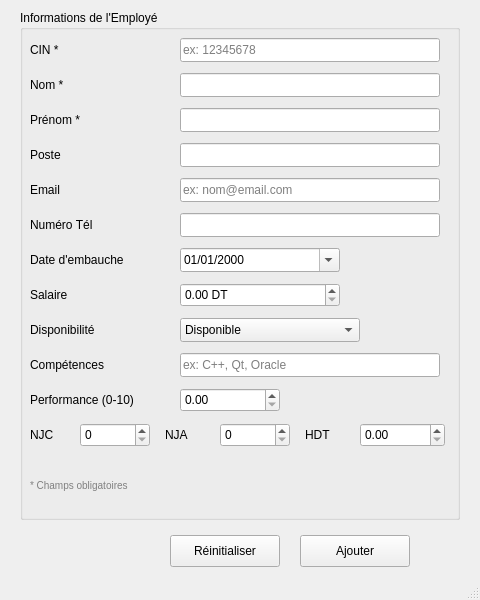
<?xml version="1.0" encoding="UTF-8"?>
<ui version="4.0">
 <class>MainWindow</class>
 <widget class="QMainWindow" name="MainWindow">
  <property name="geometry">
   <rect><x>0</x><y>0</y><width>480</width><height>600</height></rect>
  </property>
  <property name="windowTitle">
   <string>Ajouter un Employé</string>
  </property>
  <widget class="QWidget" name="centralWidget">
   <widget class="QGroupBox" name="groupBox">
    <property name="geometry">
     <rect><x>20</x><y>10</y><width>440</width><height>510</height></rect>
    </property>
    <property name="title"><string>Informations de l'Employé</string></property>

    <widget class="QLabel" name="label_cin">
     <property name="geometry"><rect><x>10</x><y>30</y><width>140</width><height>20</height></rect></property>
     <property name="text"><string>CIN *</string></property>
    </widget>
    <widget class="QLineEdit" name="lineEdit_cin">
     <property name="geometry"><rect><x>160</x><y>28</y><width>260</width><height>24</height></rect></property>
     <property name="placeholderText"><string>ex: 12345678</string></property>
    </widget>

    <widget class="QLabel" name="label_nom">
     <property name="geometry"><rect><x>10</x><y>65</y><width>140</width><height>20</height></rect></property>
     <property name="text"><string>Nom *</string></property>
    </widget>
    <widget class="QLineEdit" name="lineEdit_nom">
     <property name="geometry"><rect><x>160</x><y>63</y><width>260</width><height>24</height></rect></property>
    </widget>

    <widget class="QLabel" name="label_prenom">
     <property name="geometry"><rect><x>10</x><y>100</y><width>140</width><height>20</height></rect></property>
     <property name="text"><string>Prénom *</string></property>
    </widget>
    <widget class="QLineEdit" name="lineEdit_prenom">
     <property name="geometry"><rect><x>160</x><y>98</y><width>260</width><height>24</height></rect></property>
    </widget>

    <widget class="QLabel" name="label_poste">
     <property name="geometry"><rect><x>10</x><y>135</y><width>140</width><height>20</height></rect></property>
     <property name="text"><string>Poste</string></property>
    </widget>
    <widget class="QLineEdit" name="lineEdit_poste">
     <property name="geometry"><rect><x>160</x><y>133</y><width>260</width><height>24</height></rect></property>
    </widget>

    <widget class="QLabel" name="label_email">
     <property name="geometry"><rect><x>10</x><y>170</y><width>140</width><height>20</height></rect></property>
     <property name="text"><string>Email</string></property>
    </widget>
    <widget class="QLineEdit" name="lineEdit_email">
     <property name="geometry"><rect><x>160</x><y>168</y><width>260</width><height>24</height></rect></property>
     <property name="placeholderText"><string>ex: nom@email.com</string></property>
    </widget>

    <widget class="QLabel" name="label_tel">
     <property name="geometry"><rect><x>10</x><y>205</y><width>140</width><height>20</height></rect></property>
     <property name="text"><string>Numéro Tél</string></property>
    </widget>
    <widget class="QLineEdit" name="lineEdit_tel">
     <property name="geometry"><rect><x>160</x><y>203</y><width>260</width><height>24</height></rect></property>
    </widget>

    <widget class="QLabel" name="label_date">
     <property name="geometry"><rect><x>10</x><y>240</y><width>140</width><height>20</height></rect></property>
     <property name="text"><string>Date d'embauche</string></property>
    </widget>
    <widget class="QDateEdit" name="dateEdit_embauche">
     <property name="geometry"><rect><x>160</x><y>238</y><width>160</width><height>24</height></rect></property>
     <property name="calendarPopup"><bool>true</bool></property>
     <property name="displayFormat"><string>dd/MM/yyyy</string></property>
    </widget>

    <widget class="QLabel" name="label_salaire">
     <property name="geometry"><rect><x>10</x><y>275</y><width>140</width><height>20</height></rect></property>
     <property name="text"><string>Salaire</string></property>
    </widget>
    <widget class="QDoubleSpinBox" name="spinBox_salaire">
     <property name="geometry"><rect><x>160</x><y>273</y><width>160</width><height>24</height></rect></property>
     <property name="maximum"><double>999999.99</double></property>
     <property name="suffix"><string> DT</string></property>
    </widget>

    <widget class="QLabel" name="label_dispo">
     <property name="geometry"><rect><x>10</x><y>310</y><width>140</width><height>20</height></rect></property>
     <property name="text"><string>Disponibilité</string></property>
    </widget>
    <widget class="QComboBox" name="comboBox_dispo">
     <property name="geometry"><rect><x>160</x><y>308</y><width>180</width><height>24</height></rect></property>
     <item><property name="text"><string>Disponible</string></property></item>
     <item><property name="text"><string>Indisponible</string></property></item>
     <item><property name="text"><string>En conge</string></property></item>
    </widget>

    <widget class="QLabel" name="label_comp">
     <property name="geometry"><rect><x>10</x><y>345</y><width>140</width><height>20</height></rect></property>
     <property name="text"><string>Compétences</string></property>
    </widget>
    <widget class="QLineEdit" name="lineEdit_competences">
     <property name="geometry"><rect><x>160</x><y>343</y><width>260</width><height>24</height></rect></property>
     <property name="placeholderText"><string>ex: C++, Qt, Oracle</string></property>
    </widget>

    <widget class="QLabel" name="label_perf">
     <property name="geometry"><rect><x>10</x><y>380</y><width>140</width><height>20</height></rect></property>
     <property name="text"><string>Performance (0-10)</string></property>
    </widget>
    <widget class="QDoubleSpinBox" name="spinBox_perf">
     <property name="geometry"><rect><x>160</x><y>378</y><width>100</width><height>24</height></rect></property>
     <property name="maximum"><double>10.00</double></property>
    </widget>

    <widget class="QLabel" name="label_njc">
     <property name="geometry"><rect><x>10</x><y>415</y><width>50</width><height>20</height></rect></property>
     <property name="text"><string>NJC</string></property>
    </widget>
    <widget class="QSpinBox" name="spinBox_njc">
     <property name="geometry"><rect><x>60</x><y>413</y><width>70</width><height>24</height></rect></property>
    </widget>

    <widget class="QLabel" name="label_nja">
     <property name="geometry"><rect><x>145</x><y>415</y><width>50</width><height>20</height></rect></property>
     <property name="text"><string>NJA</string></property>
    </widget>
    <widget class="QSpinBox" name="spinBox_nja">
     <property name="geometry"><rect><x>200</x><y>413</y><width>70</width><height>24</height></rect></property>
    </widget>

    <widget class="QLabel" name="label_hdt">
     <property name="geometry"><rect><x>285</x><y>415</y><width>50</width><height>20</height></rect></property>
     <property name="text"><string>HDT</string></property>
    </widget>
    <widget class="QDoubleSpinBox" name="spinBox_hdt">
     <property name="geometry"><rect><x>340</x><y>413</y><width>85</width><height>24</height></rect></property>
     <property name="maximum"><double>99999.99</double></property>
    </widget>

    <widget class="QLabel" name="label_required">
     <property name="geometry"><rect><x>10</x><y>465</y><width>300</width><height>20</height></rect></property>
     <property name="text"><string>* Champs obligatoires</string></property>
     <property name="styleSheet"><string>color: gray; font-size: 10px;</string></property>
    </widget>

   </widget>

   <widget class="QPushButton" name="pushButton_ajouter">
    <property name="geometry"><rect><x>300</x><y>535</y><width>110</width><height>32</height></rect></property>
    <property name="text"><string>Ajouter</string></property>
   </widget>
   <widget class="QPushButton" name="pushButton_reset">
    <property name="geometry"><rect><x>170</x><y>535</y><width>110</width><height>32</height></rect></property>
    <property name="text"><string>Réinitialiser</string></property>
   </widget>

  </widget>
  <widget class="QMenuBar" name="menuBar">
   <property name="geometry"><rect><x>0</x><y>0</y><width>480</width><height>21</height></rect></property>
  </widget>
  <widget class="QStatusBar" name="statusBar"/>
 </widget>
 <layoutdefault spacing="6" margin="11"/>
 <resources/>
 <connections/>
</ui>
